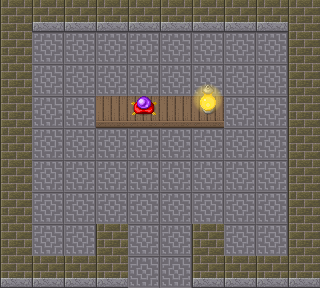

This is a level from a 2D game, rendered from its Tiled map with the project's own tilesets. A one-line summary and the complete map file follow:
An orthogonal 10x9 tile map with 32x32 px tiles, 3 tile layers (ground, detail, above).

<map version="1.10" tiledversion="1.11.2" orientation="orthogonal" renderorder="right-down" width="10" height="9" tilewidth="32" tileheight="32" infinite="0" nextlayerid="4" nextobjectid="1">
 <tileset firstgid="1" source="tilesets/basechip.tsx" />
 <layer id="1" name="ground" width="10" height="9">
  <data encoding="csv">
3,3,3,3,3,3,3,3,3,3,
3,310,310,310,310,310,310,310,310,3,
3,310,310,310,310,310,310,310,310,3,
3,310,310,4,4,4,4,310,310,3,
3,310,310,310,310,310,310,310,310,3,
3,310,310,310,310,310,310,310,310,3,
3,310,310,310,310,310,310,310,310,3,
3,310,310,4,310,310,4,310,310,3,
3,3,3,3,310,310,3,3,3,3
</data>
 </layer>
 <layer id="2" name="detail" width="10" height="9">
  <data encoding="csv">
433,441,441,441,441,441,441,441,441,433,
433,0,0,0,0,0,0,0,0,433,
433,0,0,0,0,0,0,0,0,433,
433,0,0,354,354,354,354,0,0,433,
433,0,0,0,0,0,0,0,0,433,
433,0,0,0,0,0,0,0,0,433,
433,0,0,0,0,0,0,0,0,433,
433,0,0,433,0,0,433,0,0,433,
441,441,441,441,0,0,441,441,441,441
</data>
 </layer>
 <layer id="3" name="above" width="10" height="9">
  <data encoding="csv">
0,0,0,0,0,0,0,0,0,0,
0,0,0,0,0,0,0,0,0,0,
0,0,0,0,0,0,991,0,0,0,
0,0,0,0,988,0,999,0,0,0,
0,0,0,0,0,0,0,0,0,0,
0,0,0,0,0,0,0,0,0,0,
0,0,0,0,0,0,0,0,0,0,
0,0,0,0,0,0,0,0,0,0,
0,0,0,0,0,0,0,0,0,0
</data>
 </layer>
</map>
